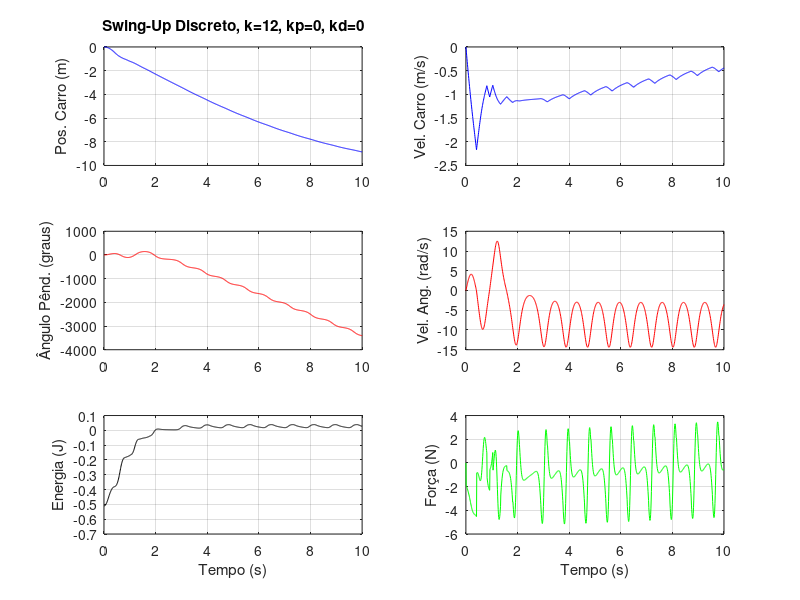

This figure's MATLAB source:
%% Limpeza do Workspace

clear; 
clc; 
close all;

%% Dados

dados.geral.g = 9.81;           % [m/s^2] Gravidade
dados.pendulo.m = 0.13;         % [kg] Massa
dados.pendulo.l = 0.2;          % [m] Distância ao centro de massa
dados.pendulo.I = 0.00007892;   % [kg·m^2] Inércia no CM
dados.pendulo.b = 0.0001;       % [N·m·s] Atrito viscoso no pivô
dados.pendulo.J = dados.pendulo.I + dados.pendulo.m * dados.pendulo.l^2;
dados.carro.m = 0.30882;        % [kg] Massa
dados.carro.c = 1;              % [N·s/m] Atrito viscoso do carrinho

%% Parâmetros do Controlador

k = 12.0;   % Ganho do controlador de Energia (swing-up)
k_p = 0;  % Ganho Proporcional do controle de Posição (anti-drift)
k_d = 0;  % Ganho Derivativo do controle de Posição (anti-drift)

%% Simulação

Tf = 10;                % [s] Tempo total de simulação
dt = 0.01;              % [s] Passo de tempo (Ex: 10ms, ou 100 Hz)
N = round(Tf / dt);     % Número total de passos
t = linspace(0, Tf, N); % Vetor de tempo

% Pré-alocar arrays para guardar o "histórico" dos estados
% (Isso é apenas para plotar no final)
x_hist   = zeros(N, 1);
x_dot_hist = zeros(N, 1);
th_hist    = zeros(N, 1);
th_dot_hist = zeros(N, 1);
F_hist     = zeros(N, 1);
E_hist     = zeros(N, 1);

% O sistema começa parado, com o pêndulo para baixo (theta = 0).
x_hist(1) = 0;
x_dot_hist(1) = 0;
th_hist(1) = 0;
th_dot_hist(1) = 0;
F_hist(1) = 0;
E_hist(1) = -dados.pendulo.m * dados.geral.g * dados.pendulo.l * 2; % Energia inicial

disp('Iniciando simulação de tempo discreto...');

for i = 1:(N-1)
    x_pos   = x_hist(i);
    x_vel   = x_dot_hist(i);
    th      = th_hist(i);
    th_dot  = th_dot_hist(i);
    m_c = dados.carro.m;
    m_b = dados.pendulo.m;
    L_b = dados.pendulo.l;
    g = dados.geral.g;
    c = dados.carro.c;
    b = dados.pendulo.b;
    J_piv = dados.pendulo.J;
    % 1. Calcular Energia (Loop Externo)
    E = 0.5 * J_piv * th_dot^2 - m_b * g * L_b * (cos(th) + 1);
        
    % 2. Lógica do 'sign' para o "chute inicial"
    arg = th_dot * cos(th); 
    if arg == 0
        sign_arg = 1.0; % Força o primeiro movimento
    else
        sign_arg = sign(arg);
    end
    
    % 3. Lei de Controle Multi-Objetivo (Energia + Posição)
    termo_energia = k * E * sign_arg;            % Objetivo 1: Swing-up
    termo_posicao = -k_p * x_pos - k_d * x_vel;  % Objetivo 2: Anti-drift
    
    x_ddot_desejado = termo_energia + termo_posicao; % Combinação

    % 4. Dinâmica Inversa (Calcular a Força 'F' necessária)
    th_ddot_result = (-b*th_dot - m_b*g*L_b*sin(th) - m_b*L_b*cos(th)*x_ddot_desejado) / (m_b*L_b^2);
    F = (m_c + m_b)*x_ddot_desejado + m_b*L_b*cos(th)*th_ddot_result + c*x_vel - m_b*L_b*sin(th)*th_dot^2;

    % --- "Atuar no Motor" ---
    % No ESP, aqui você converteria 'F' em uma Tensão ou PWM:
    % V_motor = F_para_Volts(F);
    % motor.write(V_motor);

    % =================================================================
    
    % Esta seção simula o que a "Física" (o mundo real) faz
    % em resposta à Força F que acabamos de calcular.
    
    % 1. Calcular Acelerações Reais (Dinâmica Direta)
    % Resolve M * [x_ddot; th_ddot] = V para as acelerações
    
    M = [(m_c + m_b), m_b*L_b*cos(th);
         m_b*L_b*cos(th), (m_b*L_b^2)];
         
    V = [F - c*x_vel + m_b*L_b*sin(th)*th_dot^2;
         -b*th_dot - m_b*g*L_b*sin(th)];
         
    aceleracoes_reais = M \ V;
    
    x_ddot_real = aceleracoes_reais(1);
    th_ddot_real = aceleracoes_reais(2);
    
    % 2. Integrar para encontrar o *próximo* estado
    
    % new_pos = old_pos + (old_vel * dt)
    x_hist(i+1) = x_pos + x_vel * dt;
    th_hist(i+1) = th + th_dot * dt;
    
    % new_vel = old_vel + (old_accel * dt)
    x_dot_hist(i+1) = x_vel + x_ddot_real * dt;
    th_dot_hist(i+1) = th_dot + th_ddot_real * dt;
    
    % Salvar valores para plotagem
    F_hist(i+1) = F;
    E_hist(i+1) = E;    
end
% Fim do loop principal

disp('Simulação concluída.');

%% 6. Plotar os Resultados
figure('Name', 'Simulação Discreta (Estilo ESP)');

% Gráfico 1: Posição do Carro (x)
subplot(3, 2, 1);
plot(t, x_hist, 'b-');
title(['Swing-Up Discreto, k=' num2str(k) ', kp=' num2str(k_p) ', kd=' num2str(k_d)]);
ylabel('Pos. Carro (m)');
grid on;

% Gráfico 2: Velocidade do Carro (x_dot)
subplot(3, 2, 2);
plot(t, x_dot_hist, 'b-');
ylabel('Vel. Carro (m/s)');
grid on;

% Gráfico 3: Ângulo do Pêndulo (theta)
subplot(3, 2, 3);
plot(t, th_hist * (180/pi), 'r-'); % Convertido para graus
ylabel('Ângulo Pênd. (graus)');
grid on;

% Gráfico 4: Velocidade Angular do Pêndulo (theta_dot)
subplot(3, 2, 4);
plot(t, th_dot_hist, 'r-');
ylabel('Vel. Ang. (rad/s)');
grid on;

% Gráfico 5: Energia do Pêndulo (E)
subplot(3, 2, 5);
plot(t, E_hist, 'k-');
ylabel('Energia (J)');
xlabel('Tempo (s)');
grid on;

% Gráfico 6: Força de Controle (F)
subplot(3, 2, 6);
plot(t, F_hist, 'g-');
ylabel('Força (N)');
xlabel('Tempo (s)');
grid on;

disp('Gráficos gerados!');

% Importem apenas com os primeiros 4 segundos, após isso o LGR entraria em
% ação tomando o controle :)